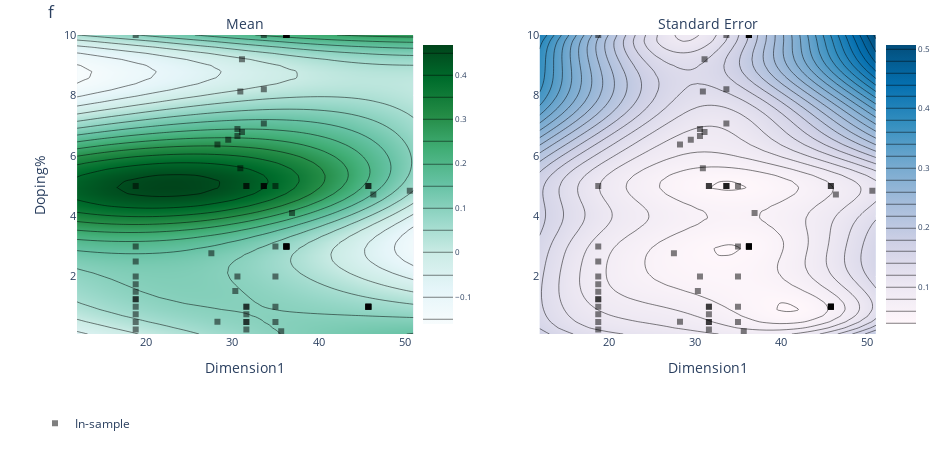
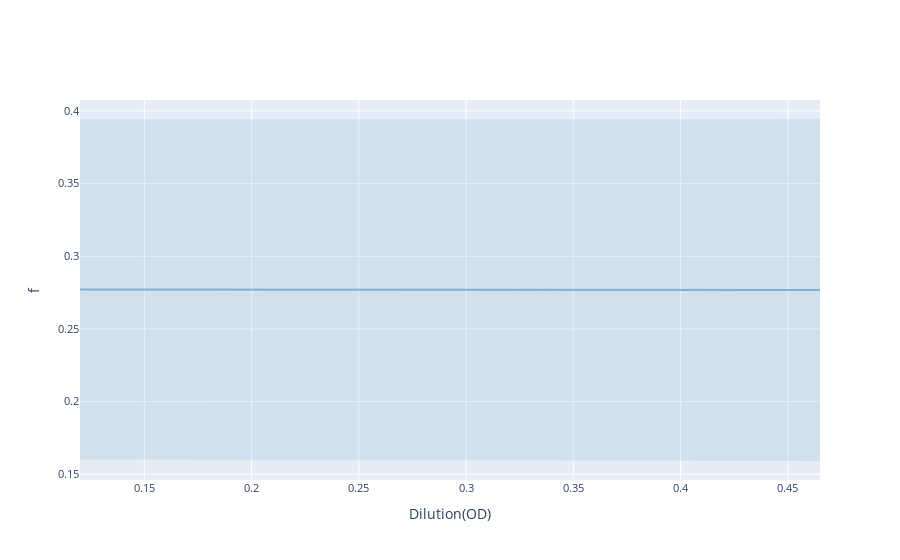
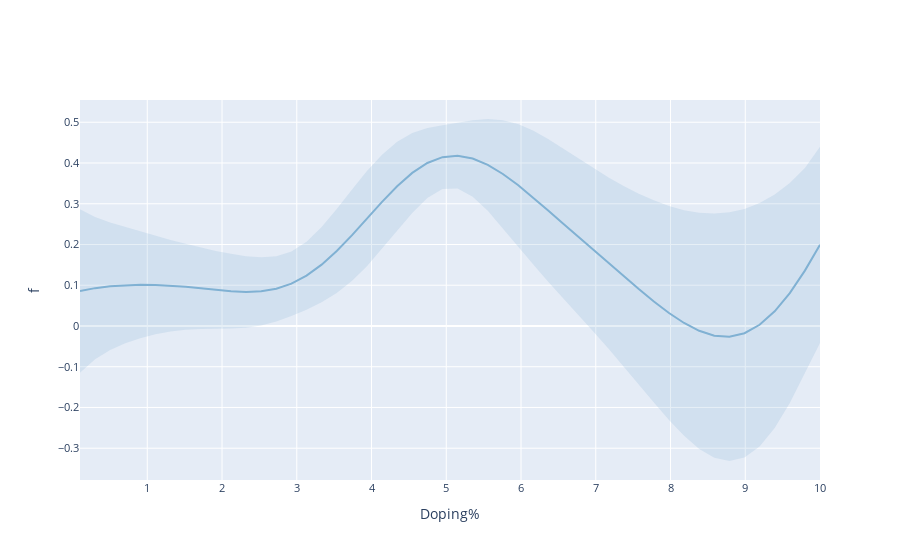
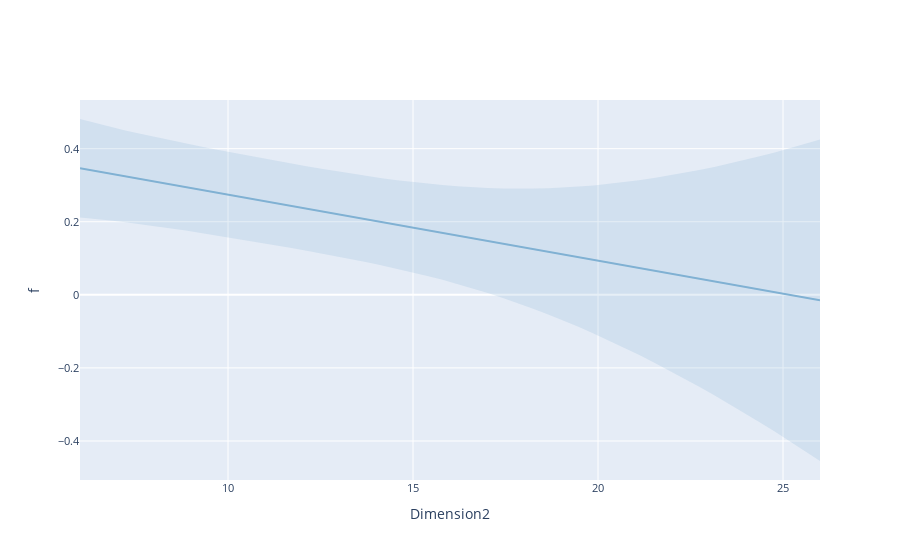

Notebook source saved alongside these figures, in order:
### Markdown cell above
##### [Important!](Red) For the purposes of this experiment we need to fix the dimensions (Dimension1 and Dimension2 features) as this cannot be controlled from the beggining. In other words, after the synthesizes of NPLs, we get the reports on the dimensions obtained, and then we get the rest of experimental parameters for the experiment. 

##### For this, we HAVE to use the Developer API (this is now a feature request in Ax.dev) https://github.com/facebook/Ax/issues/1951

### Code cell
###More visualizations
render(ax_client.get_contour_plot(param_x='Dimension1', param_y='Doping%', metric_name='f'))
render(plot_slice(ax_client.generation_strategy.model, 'Dilution(OD)', metric_name='f'))
render(plot_slice(ax_client.generation_strategy.model, 'Doping%', metric_name='f'))
render(plot_slice(ax_client.generation_strategy.model, 'Dimension2', metric_name='f'))
render(plot_slice(ax_client.generation_strategy.model, 'Dimension1', metric_name='f'))
render(plot_slice(ax_client.generation_strategy.model, 'pre-QY', metric_name='f'))
cv_results = cross_validate(ax_client.generation_strategy.model,)
render(interact_cross_validation(cv_results, show_context=True,autoset_axis_limits=False))
